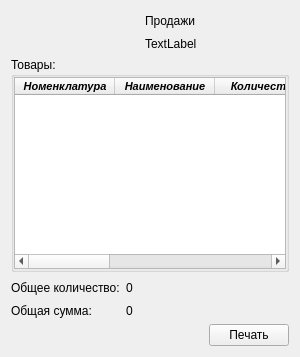
                     <widget class="QWidget" name="scrollAreaWidgetContents_4">
                      <property name="geometry">
                       <rect>
                        <x>0</x>
                        <y>0</y>
                        <width>282</width>
                        <height>356</height>
                       </rect>
                      </property>
                      <layout class="QGridLayout" name="gridLayout_42">
                       <item row="4" column="1">
                        <widget class="QLabel" name="label_NumberProductsInSaleReport">
                         <property name="text">
                          <string>0</string>
                         </property>
                        </widget>
                       </item>
                       <item row="5" column="1">
                        <widget class="QLabel" name="label_SumInSaleReport">
                         <property name="text">
                          <string>0</string>
                         </property>
                        </widget>
                       </item>
                       <item row="6" column="5">
                        <widget class="QPushButton" name="pushButton_PrintSaleReport">
                         <property name="text">
                          <string>Печать</string>
                         </property>
                        </widget>
                       </item>
                       <item row="6" column="4">
                        <spacer name="horizontalSpacer_47">
                         <property name="orientation">
                          <enum>Qt::Horizontal</enum>
                         </property>
                         <property name="sizeHint" stdset="0">
                          <size>
                           <width>40</width>
                           <height>20</height>
                          </size>
                         </property>
                        </spacer>
                       </item>
                       <item row="2" column="0" colspan="6">
                        <widget class="QGroupBox" name="groupBox_ProductInSaleReport">
                         <property name="title">
                          <string>Товары:</string>
                         </property>
                         <layout class="QGridLayout" name="gridLayout_41">
                          <property name="leftMargin">
                           <number>0</number>
                          </property>
                          <property name="topMargin">
                           <number>0</number>
                          </property>
                          <property name="rightMargin">
                           <number>0</number>
                          </property>
                          <property name="bottomMargin">
                           <number>0</number>
                          </property>
                          <property name="spacing">
                           <number>0</number>
                          </property>
                          <item row="0" column="0">
                           <widget class="QTableWidget" name="tableWidget_ProductsInSaleReport">
                            <property name="sizePolicy">
                             <sizepolicy hsizetype="Expanding" vsizetype="Minimum">
                              <horstretch>0</horstretch>
                              <verstretch>0</verstretch>
                             </sizepolicy>
                            </property>
                            <property name="font">
                             <font>
                              <pointsize>8</pointsize>
                              <weight>75</weight>
                              <italic>true</italic>
                              <bold>true</bold>
                             </font>
                            </property>
                            <column>
                             <property name="text">
                              <string>Номенклатура</string>
                             </property>
                            </column>
                            <column>
                             <property name="text">
                              <string>Наименование</string>
                             </property>
                            </column>
                            <column>
                             <property name="text">
                              <string>Количество</string>
                             </property>
                            </column>
                            <column>
                             <property name="text">
                              <string>Ед. изм.</string>
                             </property>
                            </column>
                            <column>
                             <property name="text">
                              <string>Цена ед.</string>
                             </property>
                            </column>
                            <column>
                             <property name="text">
                              <string>Сумма</string>
                             </property>
                            </column>
                           </widget>
                          </item>
                         </layout>
                        </widget>
                       </item>
                       <item row="1" column="3">
                        <widget class="QLabel" name="label_label_TimePriodInSaleReport">
                         <property name="text">
                          <string>TextLabel</string>
                         </property>
                        </widget>
                       </item>
                       <item row="4" column="2">
                        <spacer name="horizontalSpacer_46">
                         <property name="orientation">
                          <enum>Qt::Horizontal</enum>
                         </property>
                         <property name="sizeHint" stdset="0">
                          <size>
                           <width>40</width>
                           <height>20</height>
                          </size>
                         </property>
                        </spacer>
                       </item>
                       <item row="4" column="0">
                        <widget class="QLabel" name="label_6">
                         <property name="text">
                          <string>Общее количество:</string>
                         </property>
                        </widget>
                       </item>
                       <item row="0" column="3">
                        <widget class="QLabel" name="label_2">
                         <property name="text">
                          <string>Продажи</string>
                         </property>
                        </widget>
                       </item>
                       <item row="0" column="0" colspan="3">
                        <spacer name="horizontalSpacer_41">
                         <property name="orientation">
                          <enum>Qt::Horizontal</enum>
                         </property>
                         <property name="sizeHint" stdset="0">
                          <size>
                           <width>208</width>
                           <height>20</height>
                          </size>
                         </property>
                        </spacer>
                       </item>
                       <item row="5" column="0">
                        <widget class="QLabel" name="label_7">
                         <property name="text">
                          <string>Общая сумма:</string>
                         </property>
                        </widget>
                       </item>
                       <item row="0" column="4" colspan="2">
                        <spacer name="horizontalSpacer_42">
                         <property name="orientation">
                          <enum>Qt::Horizontal</enum>
                         </property>
                         <property name="sizeHint" stdset="0">
                          <size>
                           <width>208</width>
                           <height>20</height>
                          </size>
                         </property>
                        </spacer>
                       </item>
                       <item row="7" column="5">
                        <spacer name="verticalSpacer_14">
                         <property name="orientation">
                          <enum>Qt::Vertical</enum>
                         </property>
                         <property name="sizeHint" stdset="0">
                          <size>
                           <width>20</width>
                           <height>40</height>
                          </size>
                         </property>
                        </spacer>
                       </item>
                      </layout>
                     </widget>
